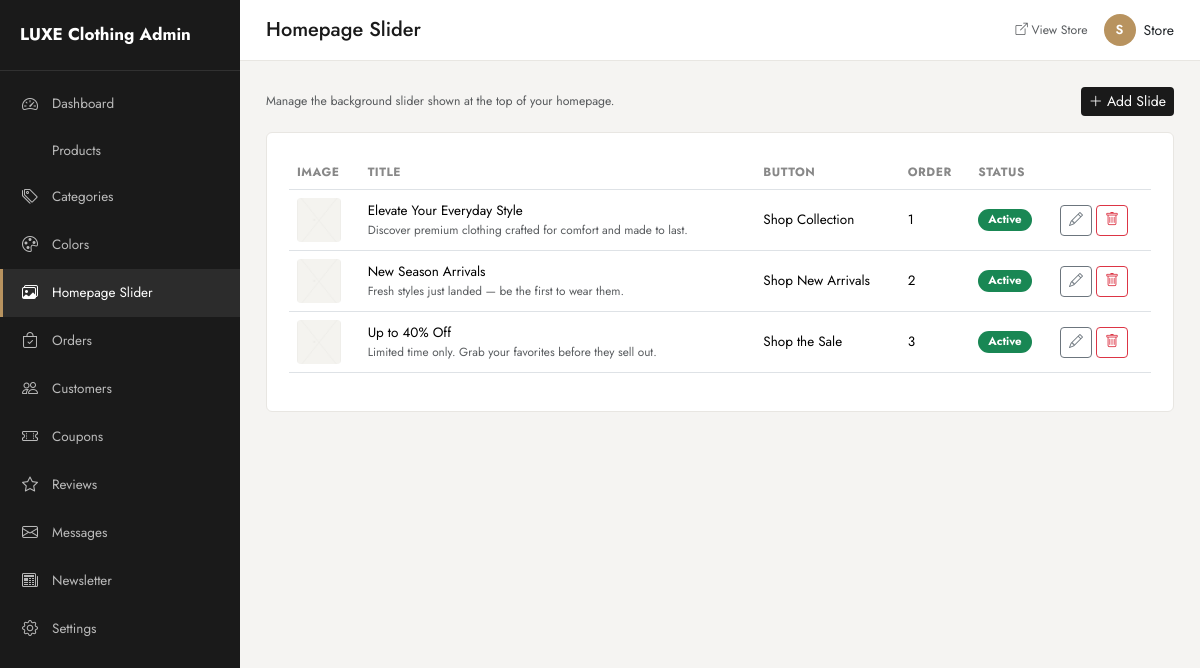
Screenshot of /admin/slider/index.php (signed in) with the database file from the repository.
### tables this page shows
CREATE TABLE users (
    id INT AUTO_INCREMENT PRIMARY KEY,
    first_name VARCHAR(100) NOT NULL,
    last_name VARCHAR(100) NOT NULL,
    email VARCHAR(150) NOT NULL UNIQUE,
    password VARCHAR(255) NOT NULL,
    phone VARCHAR(30) DEFAULT NULL,
    address VARCHAR(255) DEFAULT NULL,
    city VARCHAR(100) DEFAULT NULL,
    role ENUM('customer','admin') NOT NULL DEFAULT 'customer',
    status ENUM('active','inactive') NOT NULL DEFAULT 'active',
    created_at DATETIME NOT NULL DEFAULT CURRENT_TIMESTAMP,
    INDEX idx_users_email (email),
    INDEX idx_users_role (role)
);

CREATE TABLE hero_slides (
    id INT AUTO_INCREMENT PRIMARY KEY,
    title VARCHAR(200) NOT NULL,
    subtitle VARCHAR(255) DEFAULT NULL,
    button_text VARCHAR(50) DEFAULT NULL,
    button_link VARCHAR(255) DEFAULT NULL,
    image VARCHAR(255) DEFAULT NULL,
    sort_order INT NOT NULL DEFAULT 0,
    status ENUM('active','inactive') NOT NULL DEFAULT 'active',
    created_at DATETIME NOT NULL DEFAULT CURRENT_TIMESTAMP
);

### includes/functions.php (called while the page is built, shortened)
<?php
require_once __DIR__ . '/../config/database.php';
function e(?string $value): string
{
    return htmlspecialchars($value ?? '', ENT_QUOTES, 'UTF-8');
}
function isLoggedIn(): bool
{
    return !empty($_SESSION['user_id']);
}
function currentUserId(): ?int
{
    return $_SESSION['user_id'] ?? null;
}
function currentUser(): ?array
{
    $stmt = getDB()->prepare('SELECT * FROM users WHERE id = ? LIMIT 1');
    $stmt->execute([currentUserId()]);
    $user = $stmt->fetch() ?: false;
    return $user ?: null;
}
function heroSlideImageUrl(?string $filename): string
{
    return UPLOAD_URL . '/slides/' . $filename;
}

### config/database.php (called while the page is built, shortened)
<?php
function getDB(): PDO
{
    static $pdo = null;
    if ($pdo === null) {
        $dsn = 'mysql:host=' . DB_HOST . ';dbname=' . DB_NAME . ';charset=' . DB_CHARSET;
        $options = [
            PDO::ATTR_ERRMODE            => PDO::ERRMODE_EXCEPTION,
            PDO::ATTR_DEFAULT_FETCH_MODE => PDO::FETCH_ASSOC,
            PDO::ATTR_EMULATE_PREPARES   => false,
        ];
        try {
            $pdo = new PDO($dsn, DB_USER, DB_PASS, $options);
        } catch (PDOException $e) {
            error_log('DB Connection Error: ' . $e->getMessage());
            http_response_code(500);
            die('A database error occurred. Please try again later.');
        }
    }
    return $pdo;
}

### admin/slider/index.php (the view, shortened to what this page needs)
<?php
$pdo = getDB();
$slides = $pdo->query('SELECT * FROM hero_slides ORDER BY sort_order ASC, id ASC')->fetchAll();
$pageHeading = 'Homepage Slider';
require_once __DIR__ . '/../includes/header.php';
?>
<div class="d-flex justify-content-between align-items-center mb-3">
  <p class="text-muted small mb-0">Manage the background slider shown at the top of your homepage.</p>
  <a href="<?= BASE_URL ?>/admin/slider/create.php" class="btn btn-primary-admin btn-sm"><i class="bi bi-plus-lg"></i> Add Slide</a>
</div>
<div class="admin-card">
  <div class="table-responsive">
    <table class="table table-admin">
      <thead><tr><th>Image</th><th>Title</th><th>Button</th><th>Order</th><th>Status</th><th></th></tr></thead>
      <tbody>
      <?php foreach ($slides as $s): ?>
        <tr>
          <td><img src="<?= e(heroSlideImageUrl($s['image'])) ?>" class="thumb"></td>
          <td><?= e($s['title']) ?><div class="text-muted small"><?= e($s['subtitle']) ?></div></td>
          <td><?= e($s['button_text']) ?></td>
          <td><?= (int)$s['sort_order'] ?></td>
          <td><a href="?toggle=<?= $s['id'] ?>" class="badge badge-status bg-<?= $s['status']==='active'?'success':'secondary' ?> text-decoration-none"><?= e($s['status']) ?></a></td>
          <td class="text-nowrap">
            <a href="<?= BASE_URL ?>/admin/slider/edit.php?id=<?= $s['id'] ?>" class="btn btn-sm btn-outline-secondary"><i class="bi bi-pencil"></i></a>
            <a href="?delete=<?= $s['id'] ?>" class="btn btn-sm btn-outline-danger confirm-delete" data-confirm-msg="Delete this slide?"><i class="bi bi-trash"></i></a>
          </td>
        </tr>
      <?php endforeach; ?>
      </tbody>
    </table>
  </div>
</div>
<?php require_once __DIR__ . '/../includes/footer.php'; ?>

### admin/includes/header.php (shortened to what this page needs)
<?php
$adminUser = currentUser();
?>
<!DOCTYPE html>
<html lang="en">
<head>
<link href="https://cdn.jsdelivr.net/npm/bootstrap@5.3.3/dist/css/bootstrap.min.css" rel="stylesheet">
<link href="https://cdn.jsdelivr.net/npm/bootstrap-icons@1.11.3/font/bootstrap-icons.css" rel="stylesheet">
<link rel="stylesheet" href="<?= BASE_URL ?>/admin/assets/css/admin.css">
</head>
<body>
<div id="toast-container" class="toast-container position-fixed top-0 end-0 p-3" style="z-index:1080"></div>
<div class="admin-wrapper">
  <?php include __DIR__ . '/sidebar.php'; ?>
  <div class="admin-main">
    <div class="admin-topbar d-flex justify-content-between align-items-center">
      <h5 class="mb-0 d-none d-lg-block"><?= e($pageHeading ?? 'Dashboard') ?></h5>
      <div class="d-flex align-items-center gap-3">
        <a href="<?= BASE_URL ?>/index.php" target="_blank" class="small text-muted"><i class="bi bi-box-arrow-up-right"></i> View Store</a>
        <div class="dropdown">
          <a href="#" class="d-flex align-items-center gap-2 text-dark" data-bs-toggle="dropdown">
            <div class="admin-avatar"><?= e(strtoupper(substr($adminUser['first_name'],0,1))) ?></div>
            <span class="d-none d-md-inline"><?= e($adminUser['first_name']) ?></span>
          </a>
        </div>
      </div>
    </div>
    <div class="admin-content">

### admin/assets/css/admin.css (style rules this page uses)
:root { --admin-ink: #1a1a1a; --admin-accent: #b8935f; --admin-bg: #f5f4f2; --admin-line: #e8e6e2; }
* { box-sizing: border-box; }
body { font-family: 'Jost', sans-serif; background: var(--admin-bg); color: var(--admin-ink); font-size: 14px; }
a { text-decoration: none; }
.admin-wrapper { display: flex; min-height: 100vh; }
.admin-main { margin-left: 240px; flex-grow: 1; min-width: 0; width: 100%; }
.admin-topbar { background: #fff; padding: 14px 26px; border-bottom: 1px solid var(--admin-line); position: sticky; top: 0; z-index: 900; }
.admin-content { padding: 26px; }
.admin-avatar { width: 32px; height: 32px; border-radius: 50%; background: var(--admin-accent); color: #fff; display: flex; align-items: center; justify-content: center; font-weight: 600; font-size: 13px; }
.admin-card { background: #fff; border-radius: 6px; border: 1px solid var(--admin-line); padding: 22px; }
.table-admin th { font-size: 12px; text-transform: uppercase; letter-spacing: .5px; color: #888; border-top: none; }
.table-admin td { vertical-align: middle; font-size: 13.5px; }
.table-admin img.thumb { width: 44px; height: 44px; object-fit: cover; border-radius: 4px; }
.badge-status { text-transform: capitalize; padding: 5px 10px; border-radius: 20px; font-size: 11.5px; }
.btn-primary-admin { background: var(--admin-ink); color: #fff; border: none; }

### rows the page displays
users: first_name "S", first_name "Store"
hero_slides: image (placeholder picture), title "Elevate Your Everyday Style", subtitle "Discover premium clothing crafted for comfort and made to last.", button_text "Shop Collection", sort_order "1", status "Active"
hero_slides: image (placeholder picture), title "New Season Arrivals", subtitle "Fresh styles just landed — be the first to wear them.", button_text "Shop New Arrivals", sort_order "2", status "Active"
hero_slides: image (placeholder picture), title "Up to 40% Off", subtitle "Limited time only. Grab your favorites before they sell out.", button_text "Shop the Sale", sort_order "3", status "Active"

### other values shown
setting('store_name', 'LUXE') "LUXE Clothing"
$pageHeading "Homepage Slider"
